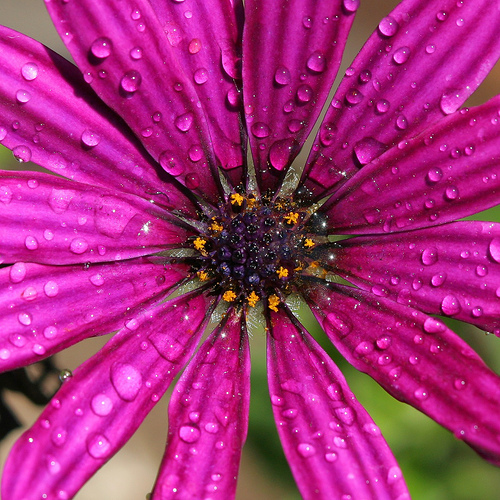
#> input picture test/resources/images/b/ILSVRC2012_test_00000007.JPEG, 500 x 500 px, given as the content of the folder /home/daniel/Pictures/imagenet_val, which was not available
$ jupyter execute --allow-errors Histogams.ipynb   (shell and % lines are left out)   (text cells are left out)
#> lines starting #> are read from the running program, lines starting #| are printed output that depends on the picture; pictures that were not available may be replaced by others from this repository, and a replacement may not be noted
[cell 1]
import os
import numpy as np
import cv2.cv2 as cv2

import matplotlib.pyplot as plt

[cell 2]
def RGB2YUV( rgb ):

    m = np.array([[ 0.29900, -0.16874,  0.50000],
                 [0.58700, -0.33126, -0.41869],
                 [ 0.11400, 0.50000, -0.08131]])

    yuv = np.dot(rgb,m)
    yuv[:,:,1:]+=128.0
    return yuv

def return_intersection(hist_1, hist_2):
    minima = np.minimum(hist_1, hist_2)
    intersection = np.true_divide(np.sum(minima), np.sum(hist_2))
    return intersection

def batch_hist(examples, channel):
    histograms = []
    for ex in examples:
        histr = cv2.calcHist([ex],[channel],None,[256],[-1,1])
        histograms.append(histr)
    histr = np.stack(histograms)
    histr = np.sum(histr, axis=0)
    return histr

[cell 3]
examples = []
ycbcr_s = []
yuv_s = []
count = 0
folder = '/home/daniel/Pictures/imagenet_val'
for file in os.listdir(folder):
    if count >= 1000:
        break
    ex = cv2.imread(os.path.join(folder, file))
#> ex is the input picture: shape (500, 500, 3); mean B, G, R 121.1, 43.2, 166.7
    if ex.shape[2] != 3:
        continue
    lab = cv2.cvtColor(ex, cv2.COLOR_BGR2LAB)
#> lab: shape (500, 500, 3); mean of channels 0, 1, 2 106.8, 179.5, 116.2

    lab = lab.astype('float32')
#> lab: shape (500, 500, 3) float32; mean of channels 0, 1, 2 106.8, 179.5, 116.2
    lab /= 128.
#> lab: shape (500, 500, 3) float32; mean of channels 0, 1, 2 0.834, 1.4, 0.908
    lab -= 1.
#> lab: shape (500, 500, 3) float32; mean of channels 0, 1, 2 -0.166, 0.403, -0.0921
    examples.append(lab)

    ex_ycbcr = cv2.cvtColor(ex, cv2.COLOR_BGR2YCrCb)
#> ex_ycbcr: shape (500, 500, 3); mean of channels 0, 1, 2 89, 183.4, 146.1
    ex_ycbcr = ex_ycbcr.astype('float32')
#> ex_ycbcr: shape (500, 500, 3) float32; mean of channels 0, 1, 2 89, 183.4, 146.1
    ex_ycbcr /= 128.
#> ex_ycbcr: shape (500, 500, 3) float32; mean of channels 0, 1, 2 0.695, 1.43, 1.14
    ex_ycbcr -= 1.
#> ex_ycbcr: shape (500, 500, 3) float32; mean of channels 0, 1, 2 -0.305, 0.433, 0.142
    ycbcr_s.append(ex_ycbcr)

    ex_yuv = RGB2YUV(cv2.cvtColor(ex, cv2.COLOR_BGR2RGB))
#> in RGB2YUV, `yuv = np.dot(rgb,m)`:
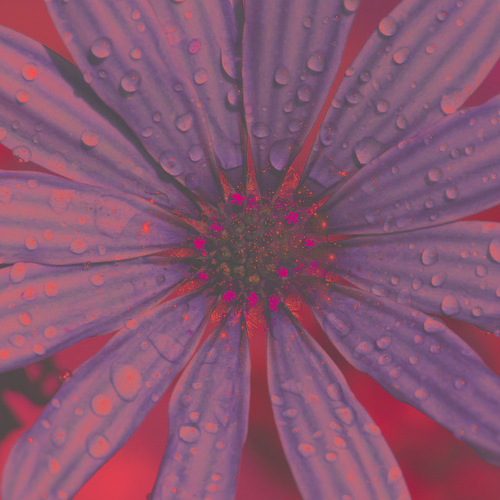
#> yuv: shape (500, 500, 3) float64; mean R, G, B 89, 18.1, 55.4; drawn with min black and max white
#> in RGB2YUV, `yuv[:,:,1:]+=128.0`:
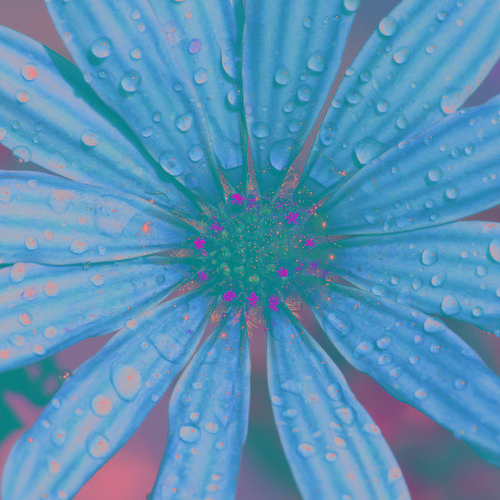
#> yuv: shape (500, 500, 3) float64; mean R, G, B 89, 146.1, 183.4
    ex_yuv = ex_yuv.astype('float32')
    ex_yuv /= 128.
    ex_yuv -= 1.
    yuv_s.append(ex_yuv)

    count += 1

[cell 4]
pixel_count = 0
for ex in examples:
    h, w, _ = ex.shape
    pixel_count += (h*w)
#> this loop made 1 pass
#> (h, w, pixel_count) on pass 1: (500, 500, 250000)
#> after the loop, pixel_count = 250000

[cell 5]
color = ('g','b')
gt_hist = []
for i,col in enumerate(color):
    histr = batch_hist(examples, i+1)
    print(histr.shape)
    #print(histr)
    histr /= pixel_count
    gt_hist.append(histr)
    plt.plot(np.arange(-1, 1, 2/256), histr, color = col)
#> after the loop, gt_hist = 2 items
    #plt.xlim([-1,1])

plt.ylabel('P(a), P(b)')
plt.legend(['a* (green-red)', 'b* (blue-yellow)'])
plt.savefig('histogram_Lab.png', dpi=144)
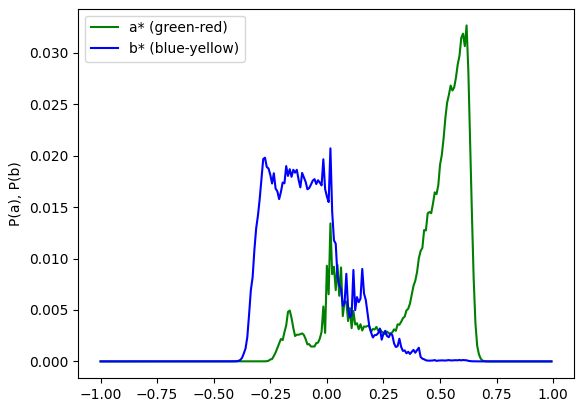
#> figure drawn by matplotlib, 1 panel; curve peaks at x = 0.617, y = 0.0327; curve peaks at x = 0.0156, y = 0.0207
plt.show()

#> (a cell that did not finish here is left out)

[cell 7]
# Histogram intersection drawing

# channel a
plt.plot(np.arange(-1, 1, 2/256), gt_hist[0], color = 'black')
#> (the rest of this cell did not finish here and is left out)

[cell 8]
# Histogram intersection drawing

# channel a
plt.plot(np.arange(-1, 1, 2/256), gt_hist[1], color = 'black')
#> (the rest of this cell did not finish here and is left out)

[cell 9]
def histogram_intersection(h1, h2):
    sum_of_mins = 0
    for i in range(h1.shape[0]):
        sum_of_mins += min(h1[i], h2[i])

    sum_h1 = np.sum(h1)
    sum_h2 = np.sum(h2)

    return sum_of_mins / min(sum_h1, sum_h2)

#> (a cell that did not finish here is left out)

[cell 11]
color = ('blue','red')
for i,col in enumerate(color):
    histr = batch_hist(ycbcr_s, i+1)
    #print(histr)
    histr /= pixel_count
    plt.plot(np.arange(-1, 1, 2/256), histr, color = col)
    #plt.xlim([-1,1])

plt.ylabel('P(Cb), P(Cr)')
plt.legend(['Cb (yellow-blue)', 'Cr (turquoise-red)'])
plt.savefig('histogram_YCbCr.png', dpi=144)
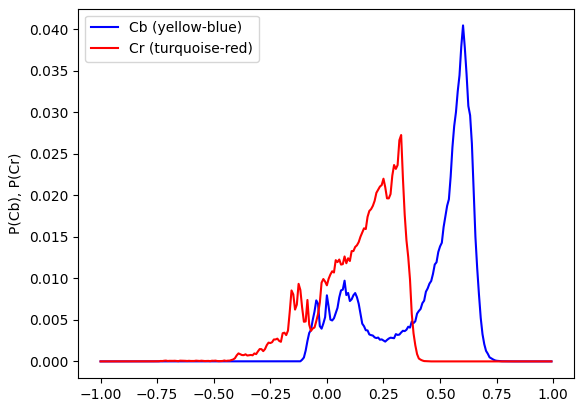
#> figure drawn by matplotlib, 1 panel; curve peaks at x = 0.602, y = 0.0405; curve peaks at x = 0.328, y = 0.0273
plt.show()

[cell 12]
color = ('blue','red')
for i,col in enumerate(color):
    histr = batch_hist(yuv_s, i+1)
    #print(histr)
    histr /= pixel_count
    plt.plot(np.arange(-1, 1, 2/256), histr, color = col)
    #plt.xlim([-1,1])

plt.ylabel('P(U), P(V)')
plt.legend(['U', 'V'])
plt.savefig('histogram_YUV.png', dpi=144)
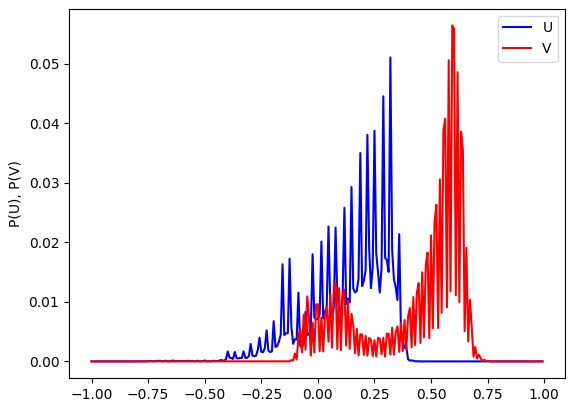
#> figure drawn by matplotlib, 1 panel; curve peaks at x = 0.32, y = 0.0511; curve peaks at x = 0.594, y = 0.0565
plt.show()
